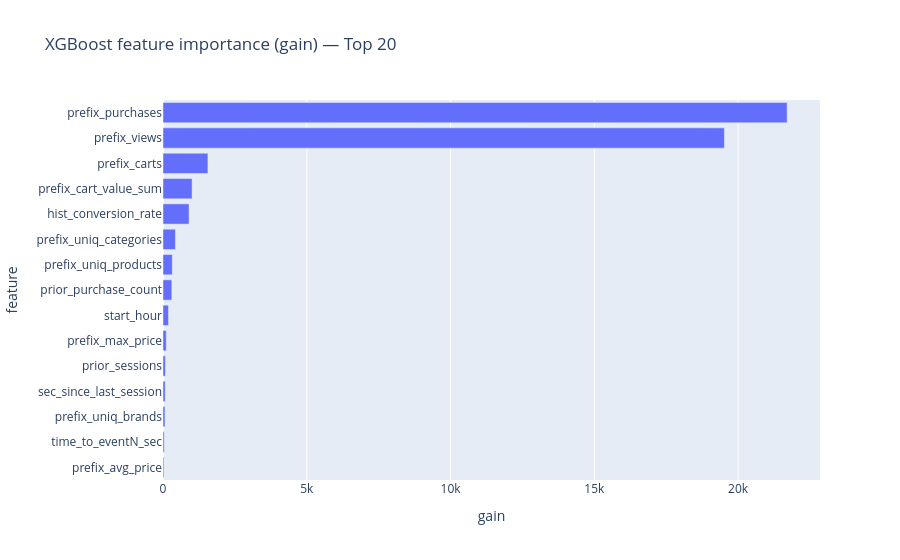

The notebook cell saved with this chart:
### Code cell
# Feature importance (XGBoost) — importance_type="gain"
booster = xgb_model.get_booster()
score_gain = booster.get_score(importance_type="gain")  # keys like "f0", "f1", ...

# Map f0..fN to your column names
feature_map = {f"f{i}": col for i, col in enumerate(feature_cols)}

imp = (
    pd.DataFrame(
        [
            {"feature": feature_map.get(k, k), "gain": v}
            for k, v in score_gain.items()
        ]
    )
    .sort_values("gain", ascending=False)
)

print("Top features by gain:")
print(imp.head(15))

fig_imp = px.bar(
    imp.head(20).iloc[::-1],  # reverse for nicer horizontal ordering
    x="gain",
    y="feature",
    orientation="h",
    title="XGBoost feature importance (gain) — Top 20",
)
fig_imp.show()

### Figure 1 — Plotly figure (JSON) as saved in the notebook; plotly's stock layout.template omitted (floating-point values rounded to 4 significant figures)
{"data": [{"hovertemplate": "gain=%{x}<br>feature=%{y}<extra></extra>", "legendgroup": "", "marker": {"color": "#636efa", "pattern": {"shape": ""}}, "name": "", "orientation": "h", "showlegend": false, "textposition": "auto", "type": "bar", "x": [31.27, 43.06, 68.25, 77.3, 83.81, 113.5, 189.7, 306.5, 321.5, 432.5, 905.9, 1012.0, 1561.0, 19520.0, 21700.0], "xaxis": "x", "y": ["prefix_avg_price", "time_to_eventN_sec", "prefix_uniq_brands", "sec_since_last_session", "prior_sessions", "prefix_max_price", "start_hour", "prior_purchase_count", "prefix_uniq_products", "prefix_uniq_categories", "hist_conversion_rate", "prefix_cart_value_sum", "prefix_carts", "prefix_views", "prefix_purchases"], "yaxis": "y"}], "layout": {"barmode": "relative", "legend": {"tracegroupgap": 0}, "title": {"text": "XGBoost feature importance (gain) — Top 20"}, "xaxis": {"anchor": "y", "domain": [0, 1], "title": {"text": "gain"}}, "yaxis": {"anchor": "x", "domain": [0, 1], "title": {"text": "feature"}}}}
